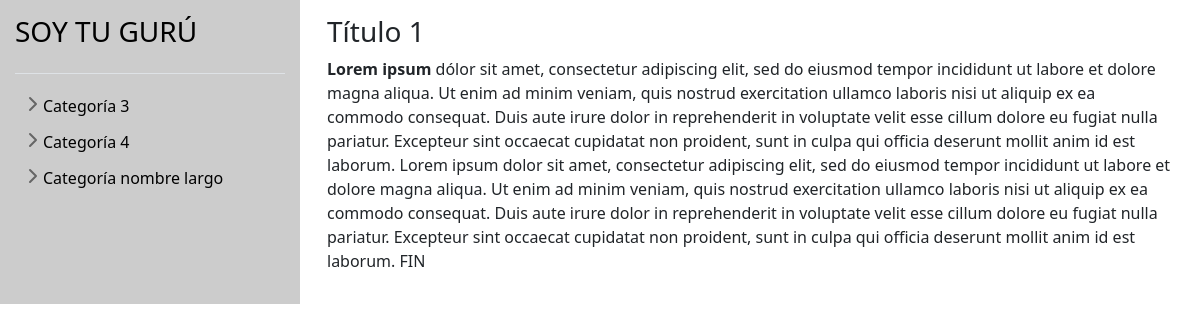
The page / on the database its author committed.
### tables this page shows
CREATE TABLE categories (id INTEGER PRIMARY KEY, title VARCHAR);

CREATE TABLE posts (id INTEGER PRIMARY KEY, id_category INTEGER, title VARCHAR, body VARCHAR, slug VARCHAR UNIQUE);

### index.php (the view, shortened to what this page needs)
<?php
include("header.php");
include("db.php");
$slug = $_SERVER['REQUEST_URI'];
$slug = str_replace("<","",$slug);
$slug = str_replace(">","",$slug);
$slug = str_replace("script","",$slug);
$slug = str_replace("DELETE","",$slug);
$slug = str_replace("INSERT","",$slug);
$slug = str_replace("UPDATE","",$slug);
$slug = str_replace("?","",$slug);
$slug = str_replace("&","",$slug);
$slug = str_replace("shell","",$slug);
$slug = str_replace("wget","",$slug);
$slug = str_replace("cgi","",$slug);
$slug = strip_tags($slug);
$slug = filter_var ($slug, FILTER_SANITIZE_STRING);
$postLastSlash = strrpos($slug, '/', 0);
$slug = substr($slug,$postLastSlash + 1);
?>
<div class="container" style="max-width:100%;">
    <div class="row">
        <div class="col-md-3" style="padding: 15px; background:#ccc; ">
            <a href="index.php"
                class="d-flex align-items-center pb-3 mb-3 link-body-emphasis text-decoration-none border-bottom">
                <span>
                    <h3>SOY TU GURÚ</h3>
                </span>
            </a>
            <ul class="list-unstyled ps-0">
                <?php
                $res = $db->query("SELECT * FROM categories WHERE id > 1 ORDER BY title");
                $i = 0;
                while ($row = $res->fetchArray()) {
                    ?>
                    <li class="mb-1">
                        <button class="btn btn-toggle d-inline-flex align-items-baseline rounded border-0"
                            data-bs-toggle="collapse" data-bs-target="#home-collapse-<?php echo $i; ?>"
                            aria-expanded="false">
                            <?php
                            echo $row['title'];
                            ?>
                        </button>
                    </li>
                    <?php
                    $i++;
                }
                ?>
            </ul>
        </div>
        <div class="col-md-9" style="">
            <?php
            if ($slug == "" || $slug == "index.php" ) {
                $resViewPost = $db->query("SELECT * FROM posts WHERE id = 1");
                while ($rowPost = $resViewPost->fetchArray()) {
                    echo "<div style='padding:15px'>";
                    echo "<h3>" . $rowPost['title'] . "</h3>";
                    echo "<p>" . $rowPost['body'] . "</p>";
                    echo "</div>";
                }
            }
            ?>
        </div>
    </div>
</div>
<?php
include("footer.php");
?>
</body>

### style.css (style rules this page uses)
body { min-height: 100vh; min-height: -webkit-fill-available; }
html { height: -webkit-fill-available; }
.btn-toggle { padding: .25rem .5rem; color: var(--bs-emphasis-color); background-color: transparent; }
.btn-toggle::before { width: 1.25em; line-height: 0; transition: transform .35s ease; transform-origin: .5em 50%; }

### rows shown on the page
categories: title "Categoría 3"
categories: title "Categoría 4"
categories: title "Categoría nombre largo"
posts: title "Título 1", body "Lorem ipsum dólor sit amet, consectetur adipiscing elit, sed do eiusmod tempor incididunt ut labore et dolore magna aliqua. Ut enim ad minim veniam, quis nostrud exercitation ullamco laboris nisi ut aliquip ex ea commodo consequat. Duis aute irure dolor in reprehenderit in voluptate velit esse cillum dolore eu fugiat nulla pariatur. Excepteur sint occaecat cupidatat non proident, sunt in culpa qui officia deserunt mollit anim id est laborum. Lorem ipsum dolor sit amet, consectetur adipiscing elit, sed do eiusmod tempor incididunt ut labore et dolore magna aliqua. Ut enim ad minim veniam, quis nostrud exercitation ullamco laboris nisi ut aliquip ex ea commodo consequat. Duis aute irure dolor…"
